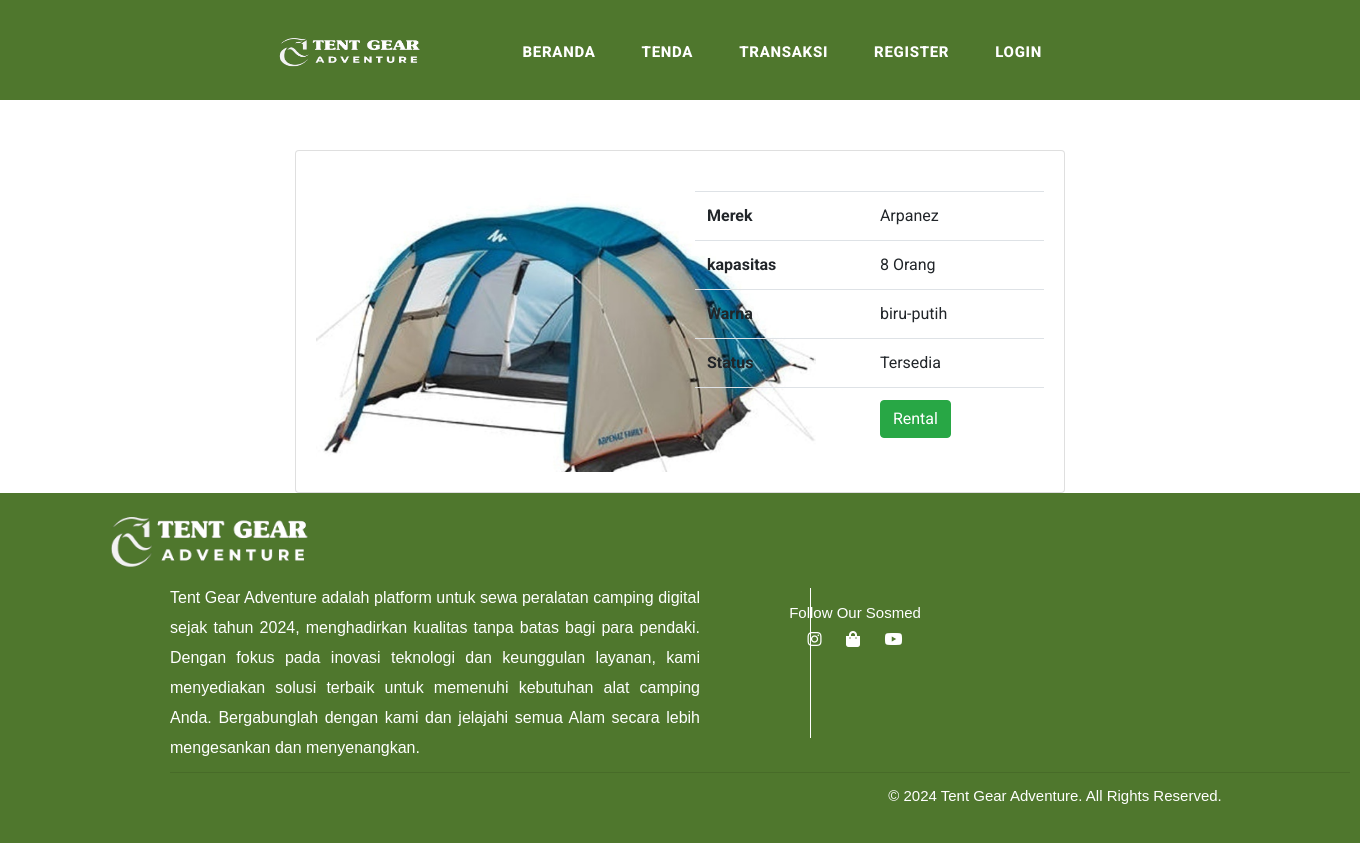
The page /customer/data_tenda/detail_tenda/3 on the database its author committed.
### tables this page shows
CREATE TABLE `tenda` (
  `id_tenda` int(11) NOT NULL,
  `kode_tipe` varchar(120) NOT NULL,
  `merek` varchar(120) NOT NULL,
  `kapasitas` varchar(20) NOT NULL,
  `warna` varchar(20) NOT NULL,
  `status` varchar(50) NOT NULL,
  `harga` int(11) NOT NULL,
  `denda` int(11) NOT NULL,
  `matras` int(11) NOT NULL,
  `selimut` int(11) NOT NULL,
  `lampu` int(11) NOT NULL,
  `hammock` int(11) NOT NULL,
  `gambar` varchar(255) NOT NULL
);

### application/controllers/customer/Data_tenda.php (called while the page is built, shortened)
<?php
class Data_tenda extends CI_Controller{
  public function detail_tenda($id){
    $data['detail'] = $this->rental_model->ambil_id_tenda($id);
    $this->load->view('templates_customer/header');
    $this->load->view('customer/detail_tenda', $data);
    $this->load->view('templates_customer/footer');
  }
}

### index.php (called while the page is built, shortened)
<?php
require_once BASEPATH.'core/CodeIgniter.php';

### application/models/Rental_model.php (called while the page is built, shortened)
<?php
class Rental_model extends CI_Model{
  public function ambil_id_tenda($id){
    $hasil = $this->db->where('id_tenda', $id)->get('tenda');
    if($hasil->num_rows() > 0){
      return $hasil->result();
    }
    else{
      return false;
    }
  }
}

### application/views/customer/detail_tenda.php (the view)
<div class="container">
  <div style="height: 150px;"></div>
  <div class="card">
    <div class="card-body">
      <?php foreach($detail as $dt): ?>
      <div class="row">
        <div class="col-md-6">
          <img width="500px;" src="<?= base_url('assets/upload/').$dt->gambar; ?>" alt="">
        </div>
        <div class="col-md-6">
          <table class="table">
            <tr>
              <th>Merek</th>
              <td><?= $dt->merek; ?></td>
            </tr>
            <tr>
              <th>kapasitas</th>
              <td><?= $dt->kapasitas; ?></td>
            </tr>
            <tr>
              <th>Warna</th>
              <td><?= $dt->warna; ?></td>
            </tr>
            <tr>
              <th>Status</th>
              <td>
                <?php if($dt->status == '1'){
                  echo "Tersedia";
                }
                else{
                  echo "Tidak tersedia / sedang dirental";
                } ?>
              </td>
            </tr>
            <tr>
            <td></td>
              <td>
              <?php
                if($dt->status == "0"){ ?>
                  <span class="btn btn-danger">Telah Dirental</span>
                <?php }
                else{
                  echo anchor('customer/rental/tambah_rental/'. $dt->id_tenda, '<button class="btn btn-success">Rental</button>');
                }
                ?>
              </td>
            </tr>
          </table>
        </div>
      </div>
      <?php endforeach; ?>
    </div>
  </div>
</div>

### assets/assets_shop/css/style.css (style rules this page uses)
body { font-family: 'Roboto', sans-serif; overflow-x: hidden; text-rendering: optimizeLegibility; -webkit-font-smoothing: antialiased; -moz-osx-font-smoothing: grayscale; }
a { text-decoration: none!important; }
.container { max-width: 800px; margin: 0 auto; }
.row { display: flex; justify-content: center; margin-top: 20px; }

### rows shown on the page
tenda: gambar (picture), merek "Arpanez", kapasitas "8 Orang", warna "biru-putih", status "Tersedia", id_tenda "Rental"
